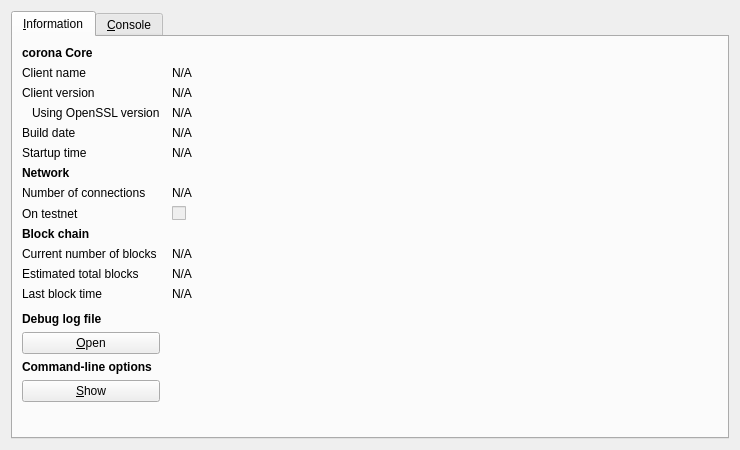
<?xml version="1.0" encoding="UTF-8"?>
<ui version="4.0">
 <class>RPCConsole</class>
 <widget class="QDialog" name="RPCConsole">
  <property name="geometry">
   <rect>
    <x>0</x>
    <y>0</y>
    <width>740</width>
    <height>450</height>
   </rect>
  </property>
  <property name="windowTitle">
   <string>corona - Debug window</string>
  </property>
  <layout class="QVBoxLayout" name="verticalLayout_2">
   <item>
    <widget class="QTabWidget" name="tabWidget">
     <property name="currentIndex">
      <number>0</number>
     </property>
     <widget class="QWidget" name="tab_info">
      <attribute name="title">
       <string>&amp;Information</string>
      </attribute>
      <layout class="QGridLayout" name="gridLayout" columnstretch="0,1">
       <property name="horizontalSpacing">
        <number>12</number>
       </property>
       <item row="0" column="0">
        <widget class="QLabel" name="label_9">
         <property name="font">
          <font>
           <weight>75</weight>
           <bold>true</bold>
          </font>
         </property>
         <property name="text">
          <string>corona Core</string>
         </property>
        </widget>
       </item>
       <item row="1" column="0">
        <widget class="QLabel" name="label_5">
         <property name="text">
          <string>Client name</string>
         </property>
        </widget>
       </item>
       <item row="1" column="1">
        <widget class="QLabel" name="clientName">
         <property name="cursor">
          <cursorShape>IBeamCursor</cursorShape>
         </property>
         <property name="text">
          <string>N/A</string>
         </property>
         <property name="textFormat">
          <enum>Qt::PlainText</enum>
         </property>
         <property name="textInteractionFlags">
          <set>Qt::LinksAccessibleByMouse|Qt::TextSelectableByKeyboard|Qt::TextSelectableByMouse</set>
         </property>
        </widget>
       </item>
       <item row="2" column="0">
        <widget class="QLabel" name="label_6">
         <property name="text">
          <string>Client version</string>
         </property>
        </widget>
       </item>
       <item row="2" column="1">
        <widget class="QLabel" name="clientVersion">
         <property name="cursor">
          <cursorShape>IBeamCursor</cursorShape>
         </property>
         <property name="text">
          <string>N/A</string>
         </property>
         <property name="textFormat">
          <enum>Qt::PlainText</enum>
         </property>
         <property name="textInteractionFlags">
          <set>Qt::LinksAccessibleByMouse|Qt::TextSelectableByKeyboard|Qt::TextSelectableByMouse</set>
         </property>
        </widget>
       </item>
       <item row="3" column="0">
        <widget class="QLabel" name="label_14">
         <property name="text">
          <string>Using OpenSSL version</string>
         </property>
         <property name="indent">
          <number>10</number>
         </property>
        </widget>
       </item>
       <item row="3" column="1">
        <widget class="QLabel" name="openSSLVersion">
         <property name="cursor">
          <cursorShape>IBeamCursor</cursorShape>
         </property>
         <property name="text">
          <string>N/A</string>
         </property>
         <property name="textFormat">
          <enum>Qt::PlainText</enum>
         </property>
         <property name="textInteractionFlags">
          <set>Qt::LinksAccessibleByMouse|Qt::TextSelectableByKeyboard|Qt::TextSelectableByMouse</set>
         </property>
        </widget>
       </item>
       <item row="4" column="0">
        <widget class="QLabel" name="label_12">
         <property name="text">
          <string>Build date</string>
         </property>
        </widget>
       </item>
       <item row="4" column="1">
        <widget class="QLabel" name="buildDate">
         <property name="cursor">
          <cursorShape>IBeamCursor</cursorShape>
         </property>
         <property name="text">
          <string>N/A</string>
         </property>
         <property name="textFormat">
          <enum>Qt::PlainText</enum>
         </property>
         <property name="textInteractionFlags">
          <set>Qt::LinksAccessibleByMouse|Qt::TextSelectableByKeyboard|Qt::TextSelectableByMouse</set>
         </property>
        </widget>
       </item>
       <item row="5" column="0">
        <widget class="QLabel" name="label_13">
         <property name="text">
          <string>Startup time</string>
         </property>
        </widget>
       </item>
       <item row="5" column="1">
        <widget class="QLabel" name="startupTime">
         <property name="cursor">
          <cursorShape>IBeamCursor</cursorShape>
         </property>
         <property name="text">
          <string>N/A</string>
         </property>
         <property name="textFormat">
          <enum>Qt::PlainText</enum>
         </property>
         <property name="textInteractionFlags">
          <set>Qt::LinksAccessibleByMouse|Qt::TextSelectableByKeyboard|Qt::TextSelectableByMouse</set>
         </property>
        </widget>
       </item>
       <item row="6" column="0">
        <widget class="QLabel" name="label_11">
         <property name="font">
          <font>
           <weight>75</weight>
           <bold>true</bold>
          </font>
         </property>
         <property name="text">
          <string>Network</string>
         </property>
        </widget>
       </item>
       <item row="7" column="0">
        <widget class="QLabel" name="label_7">
         <property name="text">
          <string>Number of connections</string>
         </property>
        </widget>
       </item>
       <item row="7" column="1">
        <widget class="QLabel" name="numberOfConnections">
         <property name="cursor">
          <cursorShape>IBeamCursor</cursorShape>
         </property>
         <property name="text">
          <string>N/A</string>
         </property>
         <property name="textFormat">
          <enum>Qt::PlainText</enum>
         </property>
         <property name="textInteractionFlags">
          <set>Qt::LinksAccessibleByMouse|Qt::TextSelectableByKeyboard|Qt::TextSelectableByMouse</set>
         </property>
        </widget>
       </item>
       <item row="8" column="0">
        <widget class="QLabel" name="label_8">
         <property name="text">
          <string>On testnet</string>
         </property>
        </widget>
       </item>
       <item row="8" column="1">
        <widget class="QCheckBox" name="isTestNet">
         <property name="enabled">
          <bool>false</bool>
         </property>
         <property name="text">
          <string/>
         </property>
        </widget>
       </item>
       <item row="9" column="0">
        <widget class="QLabel" name="label_10">
         <property name="font">
          <font>
           <weight>75</weight>
           <bold>true</bold>
          </font>
         </property>
         <property name="text">
          <string>Block chain</string>
         </property>
        </widget>
       </item>
       <item row="10" column="0">
        <widget class="QLabel" name="label_3">
         <property name="text">
          <string>Current number of blocks</string>
         </property>
        </widget>
       </item>
       <item row="10" column="1">
        <widget class="QLabel" name="numberOfBlocks">
         <property name="cursor">
          <cursorShape>IBeamCursor</cursorShape>
         </property>
         <property name="text">
          <string>N/A</string>
         </property>
         <property name="textFormat">
          <enum>Qt::PlainText</enum>
         </property>
         <property name="textInteractionFlags">
          <set>Qt::LinksAccessibleByMouse|Qt::TextSelectableByKeyboard|Qt::TextSelectableByMouse</set>
         </property>
        </widget>
       </item>
       <item row="11" column="0">
        <widget class="QLabel" name="label_4">
         <property name="text">
          <string>Estimated total blocks</string>
         </property>
        </widget>
       </item>
       <item row="11" column="1">
        <widget class="QLabel" name="totalBlocks">
         <property name="cursor">
          <cursorShape>IBeamCursor</cursorShape>
         </property>
         <property name="text">
          <string>N/A</string>
         </property>
         <property name="textFormat">
          <enum>Qt::PlainText</enum>
         </property>
         <property name="textInteractionFlags">
          <set>Qt::LinksAccessibleByMouse|Qt::TextSelectableByKeyboard|Qt::TextSelectableByMouse</set>
         </property>
        </widget>
       </item>
       <item row="12" column="0">
        <widget class="QLabel" name="label_2">
         <property name="text">
          <string>Last block time</string>
         </property>
        </widget>
       </item>
       <item row="12" column="1">
        <widget class="QLabel" name="lastBlockTime">
         <property name="cursor">
          <cursorShape>IBeamCursor</cursorShape>
         </property>
         <property name="text">
          <string>N/A</string>
         </property>
         <property name="textFormat">
          <enum>Qt::PlainText</enum>
         </property>
         <property name="textInteractionFlags">
          <set>Qt::LinksAccessibleByMouse|Qt::TextSelectableByKeyboard|Qt::TextSelectableByMouse</set>
         </property>
        </widget>
       </item>
       <item row="13" column="0">
        <spacer name="verticalSpacer_2">
         <property name="orientation">
          <enum>Qt::Vertical</enum>
         </property>
         <property name="sizeHint" stdset="0">
          <size>
           <width>20</width>
           <height>20</height>
          </size>
         </property>
        </spacer>
       </item>
       <item row="14" column="0">
        <widget class="QLabel" name="labelDebugLogfile">
         <property name="font">
          <font>
           <weight>75</weight>
           <bold>true</bold>
          </font>
         </property>
         <property name="text">
          <string>Debug log file</string>
         </property>
        </widget>
       </item>
       <item row="15" column="0">
        <widget class="QPushButton" name="openDebugLogfileButton">
         <property name="toolTip">
          <string>Open the corona debug log file from the current data directory. This can take a few seconds for large log files.</string>
         </property>
         <property name="text">
          <string>&amp;Open</string>
         </property>
         <property name="autoDefault">
          <bool>false</bool>
         </property>
        </widget>
       </item>
       <item row="16" column="0">
        <widget class="QLabel" name="labelCLOptions">
         <property name="font">
          <font>
           <weight>75</weight>
           <bold>true</bold>
          </font>
         </property>
         <property name="text">
          <string>Command-line options</string>
         </property>
        </widget>
       </item>
       <item row="17" column="0">
        <widget class="QPushButton" name="showCLOptionsButton">
         <property name="toolTip">
          <string>Show the corona-qt help message to get a list with possible xonecoin command-line options.</string>
         </property>
         <property name="text">
          <string>&amp;Show</string>
         </property>
         <property name="autoDefault">
          <bool>false</bool>
         </property>
        </widget>
       </item>
       <item row="18" column="0">
        <spacer name="verticalSpacer">
         <property name="orientation">
          <enum>Qt::Vertical</enum>
         </property>
         <property name="sizeHint" stdset="0">
          <size>
           <width>20</width>
           <height>40</height>
          </size>
         </property>
        </spacer>
       </item>
      </layout>
     </widget>
     <widget class="QWidget" name="tab_console">
      <attribute name="title">
       <string>&amp;Console</string>
      </attribute>
      <layout class="QVBoxLayout" name="verticalLayout_3">
       <property name="spacing">
        <number>3</number>
       </property>
       <item>
        <widget class="QTextEdit" name="messagesWidget">
         <property name="minimumSize">
          <size>
           <width>0</width>
           <height>100</height>
          </size>
         </property>
         <property name="readOnly">
          <bool>true</bool>
         </property>
         <property name="tabKeyNavigation" stdset="0">
          <bool>false</bool>
         </property>
         <property name="columnCount" stdset="0">
          <number>2</number>
         </property>
        </widget>
       </item>
       <item>
        <layout class="QHBoxLayout" name="horizontalLayout">
         <property name="spacing">
          <number>3</number>
         </property>
         <item>
          <widget class="QLabel" name="label">
           <property name="text">
            <string notr="true">&gt;</string>
           </property>
          </widget>
         </item>
         <item>
          <widget class="QLineEdit" name="lineEdit"/>
         </item>
         <item>
          <widget class="QPushButton" name="clearButton">
           <property name="maximumSize">
            <size>
             <width>24</width>
             <height>24</height>
            </size>
           </property>
           <property name="toolTip">
            <string>Clear console</string>
           </property>
           <property name="text">
            <string/>
           </property>
           <property name="icon">
            <iconset resource="../bitcoin.qrc">
             <normaloff>:/icons/remove</normaloff>:/icons/remove</iconset>
           </property>
           <property name="shortcut">
            <string notr="true">Ctrl+L</string>
           </property>
           <property name="autoDefault">
            <bool>false</bool>
           </property>
          </widget>
         </item>
        </layout>
       </item>
      </layout>
     </widget>
    </widget>
   </item>
  </layout>
 </widget>
 <resources>
  <include location="../bitcoin.qrc"/>
 </resources>
 <connections/>
</ui>
